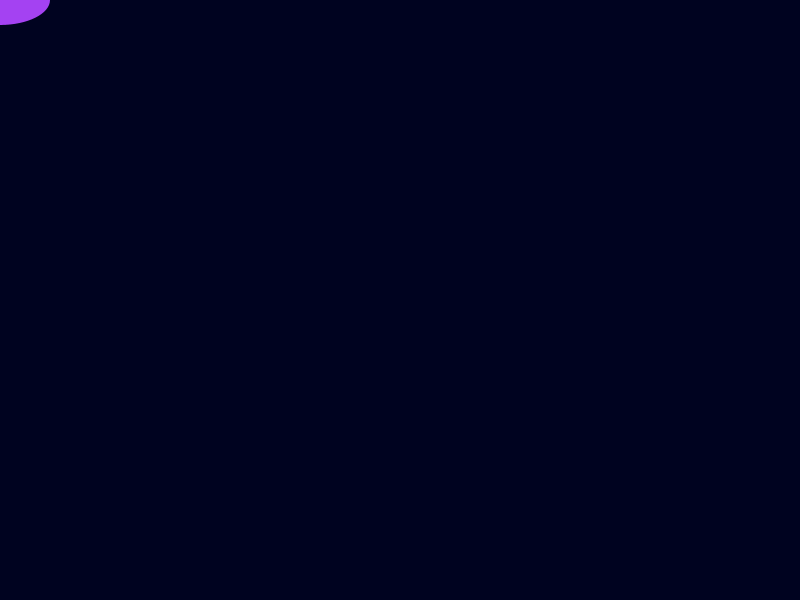
Frame 1 (no input)
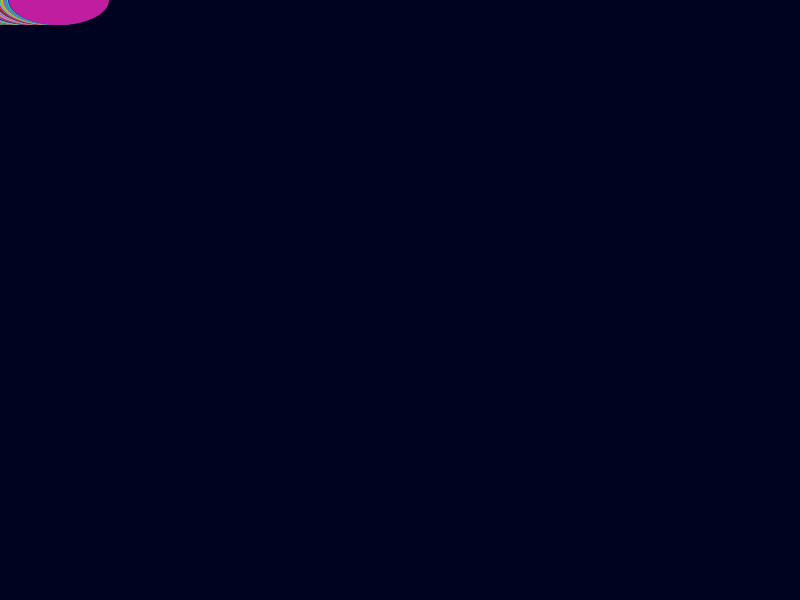
Frame 60 (the mouse pressed at the canvas centre just before this capture)
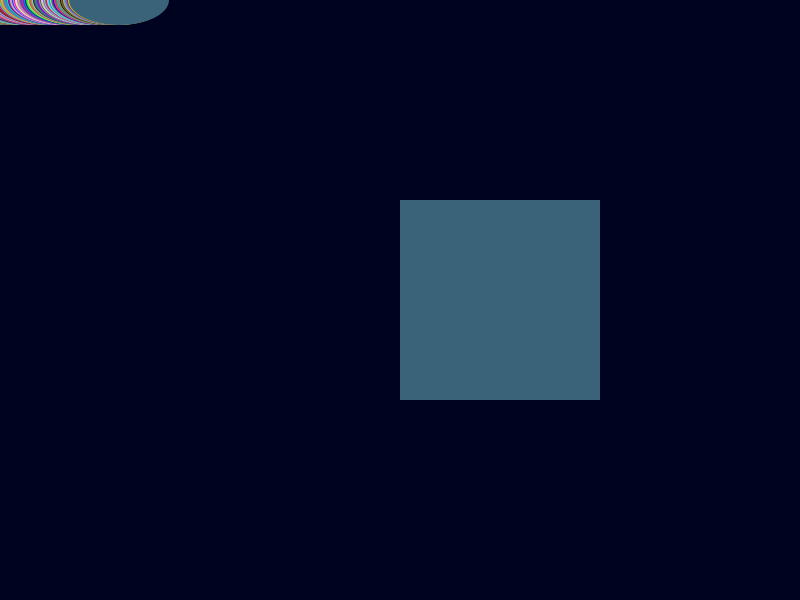
Frame 120 (the mouse held since frame 60 and released just before this capture)

The Processing sketch that drew these frames (run headless with seeded random() and noise(); from frame 60 on, the mouse is pressed at the canvas centre):

// Processing sketch: sofia_lavin
// ── sofia_lavin.pde
int x;
int y;
void setup(){
size(800,600);
background(800);
x=0;
y=0;
}

 


void draw(){
  noStroke();
fill(random(0,255),random(0,255),random(0,255));
ellipse(x,y,100,50);
x=x+1;

if (keyPressed) {
  y = y + 1;
}
if ( mousePressed) {
rect(400,200,200,200);
}
if (key== 'a' ) {
rect(300,300,200,500);
rect(0,300,200,200);
}
if (key== 's') {
  rect(0,200,100,50);
}
 
}
